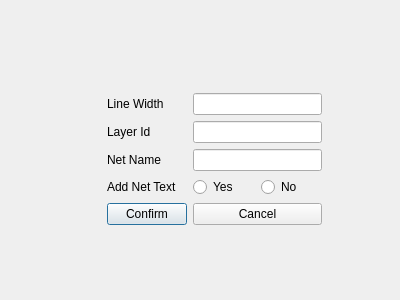
<?xml version="1.0" encoding="UTF-8"?>
<ui version="4.0">
 <class>Dialog</class>
 <widget class="QDialog" name="Dialog">
  <property name="geometry">
   <rect>
    <x>0</x>
    <y>0</y>
    <width>400</width>
    <height>300</height>
   </rect>
  </property>
  <property name="windowTitle">
   <string>Dialog</string>
  </property>
  <widget class="QWidget" name="">
   <property name="geometry">
    <rect>
     <x>107</x>
     <y>93</y>
     <width>215</width>
     <height>132</height>
    </rect>
   </property>
   <layout class="QGridLayout" name="gridLayout">
    <item row="0" column="0">
     <widget class="QLabel" name="label_line_width">
      <property name="text">
       <string>Line Width</string>
      </property>
     </widget>
    </item>
    <item row="0" column="1">
     <widget class="QLineEdit" name="lineEditLineWidth"/>
    </item>
    <item row="1" column="0">
     <widget class="QLabel" name="label_Layer_id">
      <property name="text">
       <string>Layer Id</string>
      </property>
     </widget>
    </item>
    <item row="1" column="1">
     <widget class="QLineEdit" name="lineEditLayId"/>
    </item>
    <item row="2" column="0">
     <widget class="QLabel" name="label_net_name">
      <property name="text">
       <string>Net Name</string>
      </property>
     </widget>
    </item>
    <item row="2" column="1">
     <widget class="QLineEdit" name="lineEditNetName"/>
    </item>
    <item row="3" column="0">
     <widget class="QLabel" name="label_add_net_text">
      <property name="text">
       <string>Add Net Text</string>
      </property>
     </widget>
    </item>
    <item row="3" column="1">
     <layout class="QHBoxLayout" name="horizontalLayout">
      <item>
       <widget class="QRadioButton" name="radioButton_yes">
        <property name="text">
         <string>Yes</string>
        </property>
       </widget>
      </item>
      <item>
       <widget class="QRadioButton" name="radioButton_no">
        <property name="text">
         <string>No</string>
        </property>
       </widget>
      </item>
     </layout>
    </item>
    <item row="4" column="0">
     <widget class="QPushButton" name="pushButtonConfirm">
      <property name="text">
       <string>Confirm</string>
      </property>
     </widget>
    </item>
    <item row="4" column="1">
     <widget class="QPushButton" name="pushButtonCancel">
      <property name="text">
       <string>Cancel</string>
      </property>
     </widget>
    </item>
   </layout>
  </widget>
 </widget>
 <resources/>
 <connections/>
</ui>
